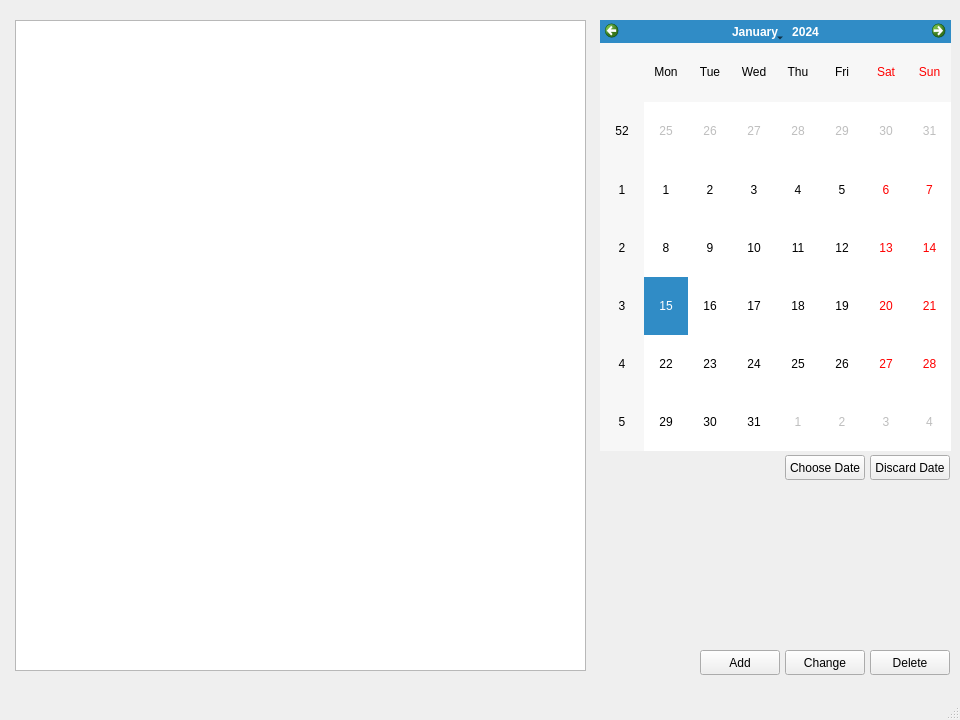
<?xml version="1.0" encoding="UTF-8"?>
<ui version="4.0">
 <class>MainWindow</class>
 <widget class="QMainWindow" name="MainWindow">
  <property name="geometry">
   <rect>
    <x>0</x>
    <y>0</y>
    <width>960</width>
    <height>720</height>
   </rect>
  </property>
  <property name="windowTitle">
   <string>Diary</string>
  </property>
  <property name="autoFillBackground">
   <bool>false</bool>
  </property>
  <property name="locale">
   <locale language="English" country="UnitedStates"/>
  </property>
  <widget class="QWidget" name="centralwidget">
   <widget class="QListWidget" name="listWidget">
    <property name="geometry">
     <rect>
      <x>15</x>
      <y>20</y>
      <width>571</width>
      <height>651</height>
     </rect>
    </property>
   </widget>
   <widget class="QCalendarWidget" name="calendarWidget">
    <property name="geometry">
     <rect>
      <x>600</x>
      <y>20</y>
      <width>351</width>
      <height>431</height>
     </rect>
    </property>
   </widget>
   <widget class="QPushButton" name="pushButtonDelete">
    <property name="geometry">
     <rect>
      <x>870</x>
      <y>650</y>
      <width>80</width>
      <height>25</height>
     </rect>
    </property>
    <property name="text">
     <string>Delete</string>
    </property>
   </widget>
   <widget class="QPushButton" name="pushButtonChange">
    <property name="geometry">
     <rect>
      <x>785</x>
      <y>650</y>
      <width>80</width>
      <height>25</height>
     </rect>
    </property>
    <property name="text">
     <string>Change</string>
    </property>
   </widget>
   <widget class="QPushButton" name="pushButtonAdd">
    <property name="geometry">
     <rect>
      <x>700</x>
      <y>650</y>
      <width>80</width>
      <height>25</height>
     </rect>
    </property>
    <property name="text">
     <string>Add</string>
    </property>
   </widget>
   <widget class="QPushButton" name="pushButtonChooseDate">
    <property name="geometry">
     <rect>
      <x>785</x>
      <y>455</y>
      <width>80</width>
      <height>25</height>
     </rect>
    </property>
    <property name="text">
     <string>Choose Date</string>
    </property>
   </widget>
   <widget class="QPushButton" name="pushButtonDiscardDate">
    <property name="geometry">
     <rect>
      <x>870</x>
      <y>455</y>
      <width>80</width>
      <height>25</height>
     </rect>
    </property>
    <property name="text">
     <string>Discard Date</string>
    </property>
   </widget>
  </widget>
  <widget class="QMenuBar" name="menubar">
   <property name="geometry">
    <rect>
     <x>0</x>
     <y>0</y>
     <width>960</width>
     <height>21</height>
    </rect>
   </property>
  </widget>
  <widget class="QStatusBar" name="statusbar"/>
 </widget>
 <resources/>
 <connections/>
</ui>
